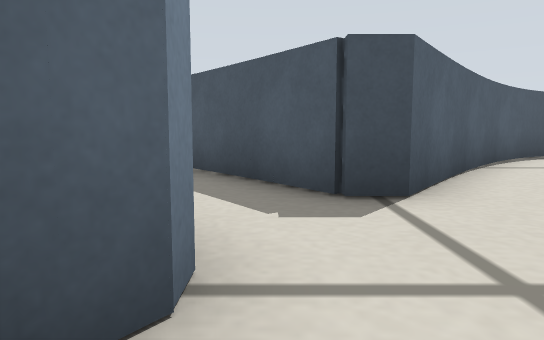
View 1 (above)

17 first-person views from a walk through a robot-simulator world made for Gazebo. The camera is 0.13 m above the floor, tilts 6° down and sees 70° across. The floor is counted in squares, 0.2 m on a side. Each view is taken from the middle of a square. On the plan, view 1 faces up. The plan holds only what a view shows up to about 11 squares ahead; the rest is blank.

View 2
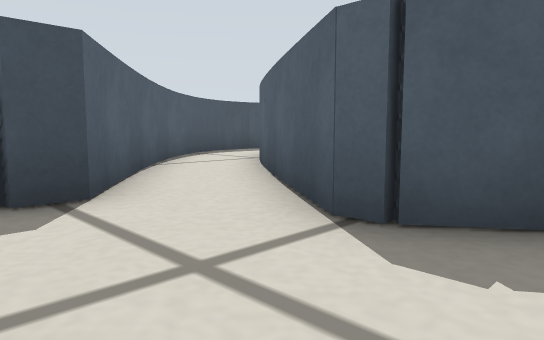

View 3
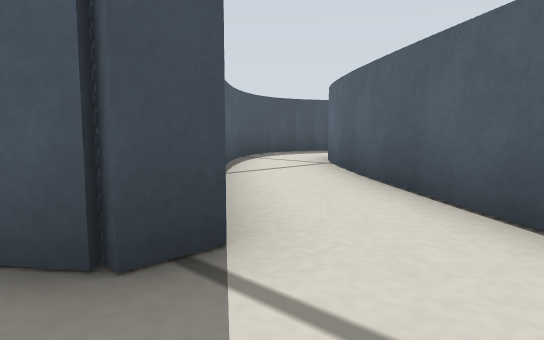

View 4
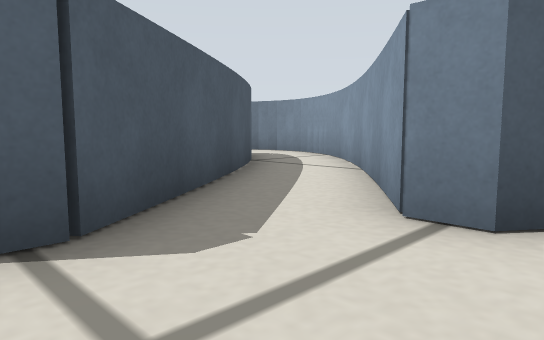

View 5
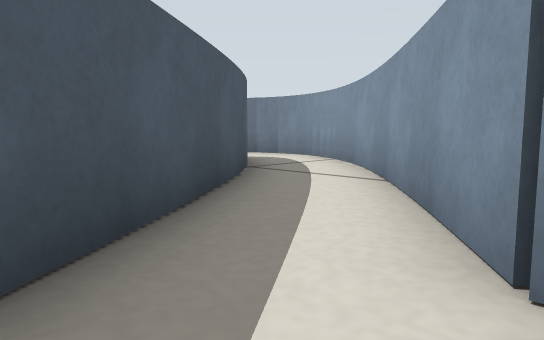

View 6
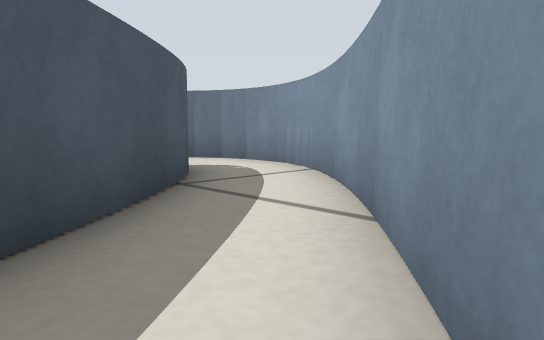

View 7
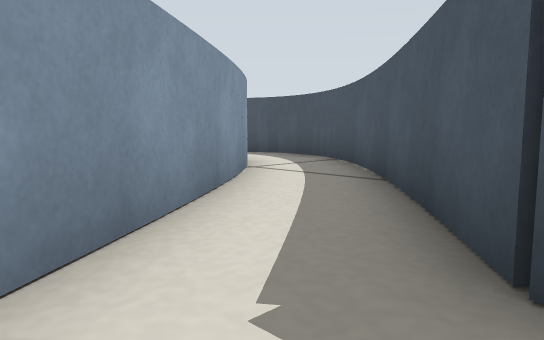

View 8
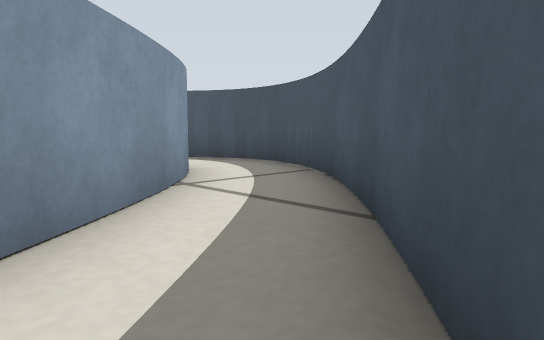

View 9
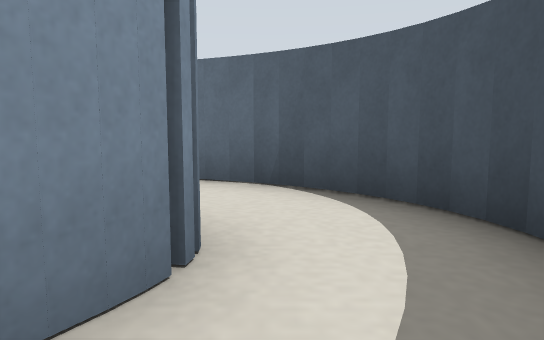

View 10
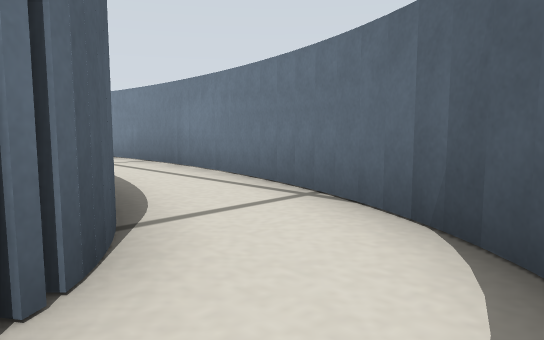

View 11
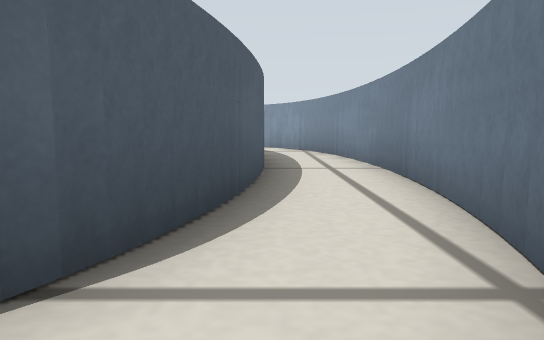

View 12
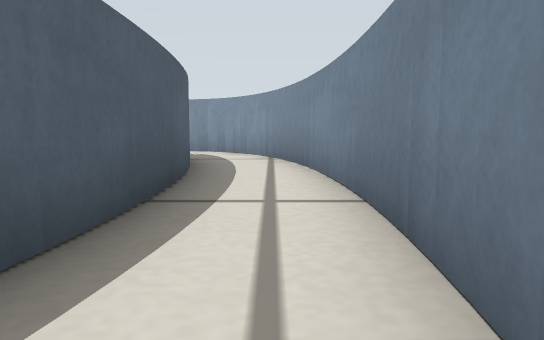

View 13
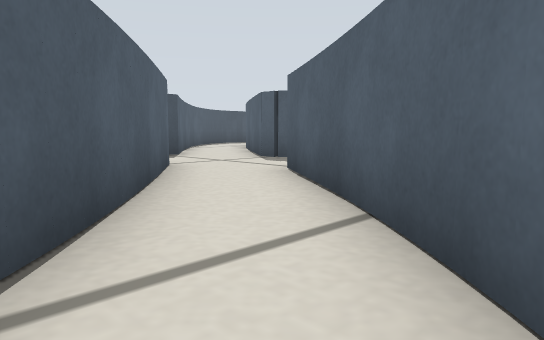

View 14
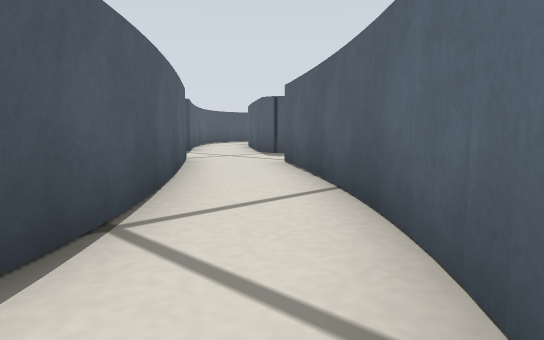

View 15
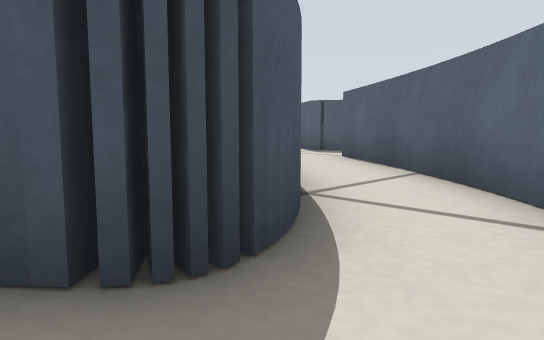

View 16
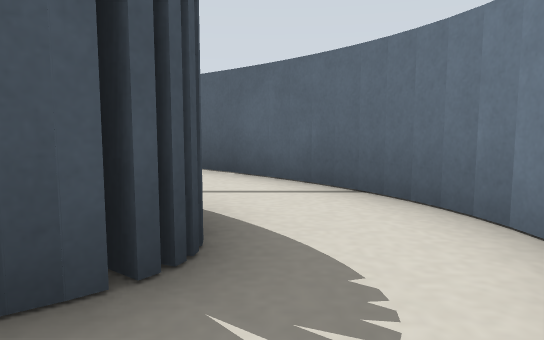

View 17
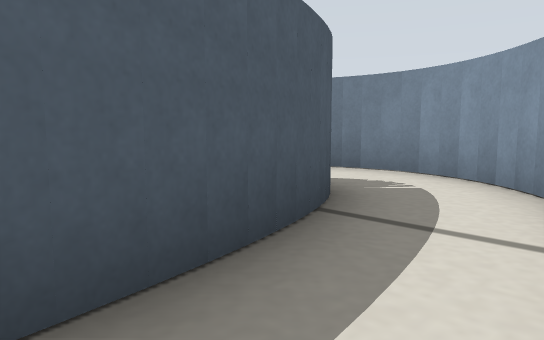

### Floor plan
Ten units are one square. View 1 is at (0, 0); x grows to the right and y downward. Boxes are objects, and circles mark ways between rooms. Rooms are numbered by the first view taken in them; rooms with no view inside come last. Other rooms are left out.
<svg viewBox="-105 -101 179 172">
<path fill="none" stroke="#000" d="M-3 -17 -3 -13 -12 -1M-13 -30 -7 -22M13 -37 7 -37M7 7 13 7M13 7 37 40M24 -13 24 -17 33 -29M52 27 22 -15M38 39 49 52M62 37 52 26M49 50 55 56M69 42 62 36M-43 -67 -32 -55M-32 -57 -13 -30M-29 -81 -35 -86 -42 -91M-55 -75 -49 -72 -42 -66M-40 -90 -48 -94M-17 -68 -30 -82M-50 -94 -54 -96M-69 -68 -67 -72M-56 -96 -61 -96M-60 -96 -65 -96M-66 -95 -70 -94M-72 -93 -76 -90M-75 -91 -78 -88M-78 -89 -85 -80M-84 -81 -88 -75M7 -37 -17 -70M-72 -61 -69 -69M-75 -52 -72 -62M-91 -69 -95 -53M-87 -76 -91 -68M-77 -42 -75 -53M-53 45 -58 46M-60 41 -63 45 -69 40M-50 43 -54 45M-59 66 -54 65M-62 66 -55 66 -45 62M-66 65 -61 66M-56 66 -51 65M-69 64 -65 65M-46 63 -39 59M-77 59 -73 62M-77 60 -71 63M-80 57 -76 60M-40 59 -30 52M-98 4 -96 21M-96 20 -91 37M-78 3 -79 -11M-74 25 -79 2M-80 -10 -77 -42M-92 36 -87 47M-98 -19 -99 5M-88 46 -83 52M-69 40 -72 33 -74 24M-67 42 -70 36M-84 53 -77 60M-63 46 -61 41M-95 -53 -100 -17M-31 24 -44 38M-44 37 -48 41M-31 53 -9 30M62 -65 68 -71M35 -68 30 -60M51 -54 61 -66M54 -86 36 -67"/>
<circle cx="10" cy="-15" r="3" fill="#2a7"/>
<circle cx="0" cy="-40" r="3" fill="#2a7"/>
<circle cx="-80" cy="-70" r="3" fill="#2a7"/>
<circle cx="-90" cy="-40" r="3" fill="#2a7"/>
<circle cx="-80" cy="50" r="3" fill="#2a7"/>
<circle cx="-40" cy="50" r="3" fill="#2a7"/>
<text x="0" y="-20">1</text>
<text x="30" y="10">2</text>
<text x="-40" y="-70">3</text>
<text x="-80" y="-60">4</text>
<text x="-60" y="50">5</text>
<text x="-90" y="10">6</text>
<text x="-30" y="30">7</text>
<text x="50" y="-70">8</text>
</svg>
Room 1 opens to room 2. Room 1 opens to room 3. Room 3 opens to room 4. Room 4 opens to room 6. Room 5 opens to room 6. Room 5 opens to room 7.

Where each view was taken, in squares from view 1:
view 1: 0 up, 0 right, facing up
view 2: 0 up, 0 right, facing up-right
view 3: 2 up, 0 right, facing up-right
view 4: 2 up, 0 right, facing down-right
view 5: 1 up, 1 right, facing down-right
view 6: 1 down, 2 right, facing down-right
view 7: 2 up, 1 right, facing up-left
view 8: 4 up, 0 right, facing up-left
view 9: 8 up, 4 left, facing left
view 10: 9 up, 6 left, facing down-left
view 11: 8 up, 8 left, facing down
view 12: 5 up, 9 left, facing down
view 13: 5 down, 4 left, facing up-right
view 14: 6 down, 5 left, facing up-right
view 15: 6 down, 7 left, facing up-right
view 16: 5 down, 8 left, facing right
view 17: 1 down, 9 left, facing down-right
